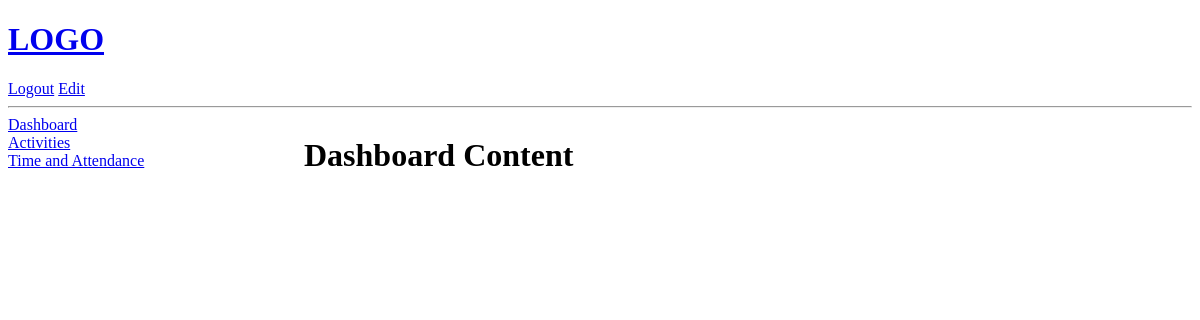
Before: /dashboard/ (signed in) with the older database file.
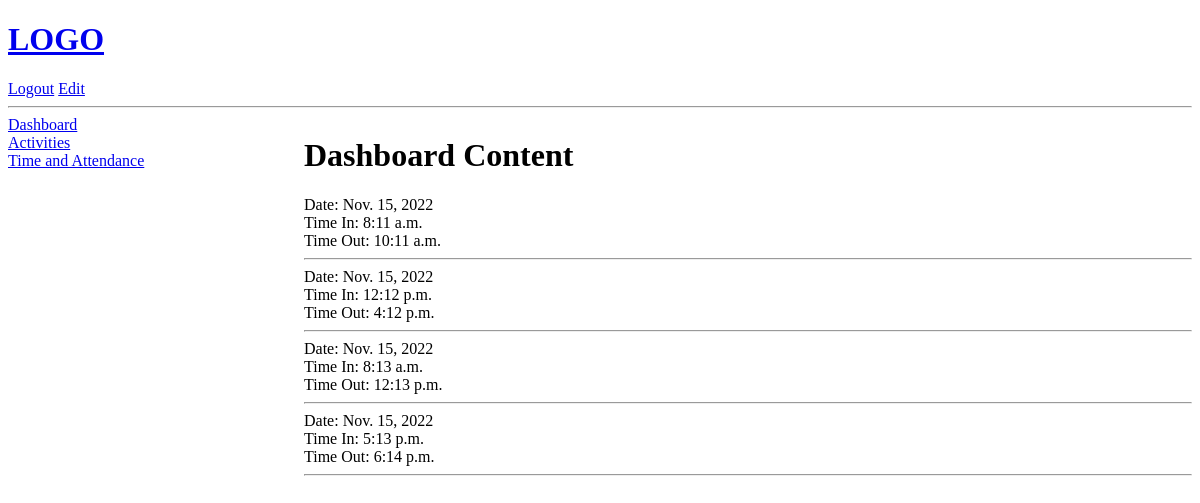
After: the same page with the newer database file.
### base/models.py (models this page shows)
class In_out(models.Model):
    date = models.DateField(default=datetime.date.today)
    in_time = models.TimeField()
    out_time = models.TimeField()
    employee = models.ForeignKey(
        "Employee",
        on_delete=models.CASCADE,
    )

### base/views.py (the view)
# urls.py: path("dashboard/", views.dashboard, name="dashboard"),
def dashboard(request):
    in_outs = In_out.objects.all()
    context = {'in_outs' : in_outs}
    return render(request ,'base/dashboard.html', context)

### base/templates/base/dashboard.html
{% extends 'main.html' %}
{% block content %}
    <div>
        <h1>Dashboard Content</h1>
        {% for in_out in in_outs %}
            <label>Date:</label>
            {{in_out.date}}
            <br>
            <label>Time In:</label>
            {{in_out.in_time}}
            <br>
            <label>Time Out:</label>
            {{in_out.out_time}}
            <hr>
        {% endfor %}
    </div>
{% endblock %}

### templates/main.html (shortened to what this page needs)
<!DOCTYPE html>
<html lang="en">
<head>
</head>
<body>
    {% include 'navbar.html' %}
    {% if request.user.is_authenticated %}
    <div class="menu-container">
        <div>
            <div>
                <a href="{% url 'dashboard' %}">Dashboard</a>
            </div>
            <div>
                <a href="{% url 'io-archive' %}">Activities</a>
            </div>
            <div>
                <a href="{% url 'io' %}">Time and Attendance</a>
            </div>
        </div>
        {% block content %}
        {% endblock %}
    </div>
    {% else %}
    {% block no_menu %}
    {% endblock %}
    {% endif %}
</body>
</html>

### templates/navbar.html
<a href= "/">
    <h1>LOGO</h1>
</a>
{% if request.user.is_authenticated %}
<a href="{% url 'logout' %}">Logout</a>
<a href="{% url 'view-profile' %}">Edit</a>
{% else %}
<a href="{% url 'login' %}">Login</a>
{% endif %}
<hr>

### templates/main.html (style rules this page uses)
.menu-container { display: grid; grid-template-columns: 1fr 3fr; }

Changed rows visible on the page:
added In_out: date "Nov. 15, 2022", in_time "8:11 a.m.", out_time "10:11 a.m."
added In_out: date "Nov. 15, 2022", in_time "12:12 p.m.", out_time "4:12 p.m."
added In_out: date "Nov. 15, 2022", in_time "8:13 a.m.", out_time "12:13 p.m."
added In_out: date "Nov. 15, 2022", in_time "5:13 p.m.", out_time "6:14 p.m."
